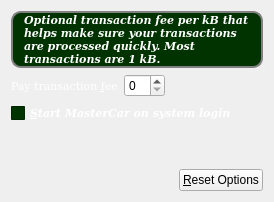
     <widget class="QWidget" name="tabMain">
      <attribute name="title">
       <string>&amp;Main</string>
      </attribute>
      <layout class="QVBoxLayout" name="verticalLayout_Main">
       <item>
        <widget class="QLabel" name="transactionFeeInfoLabel">
         <property name="palette">
          <palette>
           <active>
            <colorrole role="WindowText">
             <brush brushstyle="SolidPattern">
              <color alpha="255">
               <red>255</red>
               <green>255</green>
               <blue>255</blue>
              </color>
             </brush>
            </colorrole>
            <colorrole role="Button">
             <brush brushstyle="SolidPattern">
              <color alpha="255">
               <red>0</red>
               <green>51</green>
               <blue>0</blue>
              </color>
             </brush>
            </colorrole>
            <colorrole role="Base">
             <brush brushstyle="SolidPattern">
              <color alpha="255">
               <red>0</red>
               <green>51</green>
               <blue>0</blue>
              </color>
             </brush>
            </colorrole>
            <colorrole role="Window">
             <brush brushstyle="SolidPattern">
              <color alpha="255">
               <red>0</red>
               <green>51</green>
               <blue>0</blue>
              </color>
             </brush>
            </colorrole>
           </active>
           <inactive>
            <colorrole role="WindowText">
             <brush brushstyle="SolidPattern">
              <color alpha="255">
               <red>255</red>
               <green>255</green>
               <blue>255</blue>
              </color>
             </brush>
            </colorrole>
            <colorrole role="Button">
             <brush brushstyle="SolidPattern">
              <color alpha="255">
               <red>0</red>
               <green>51</green>
               <blue>0</blue>
              </color>
             </brush>
            </colorrole>
            <colorrole role="Base">
             <brush brushstyle="SolidPattern">
              <color alpha="255">
               <red>0</red>
               <green>51</green>
               <blue>0</blue>
              </color>
             </brush>
            </colorrole>
            <colorrole role="Window">
             <brush brushstyle="SolidPattern">
              <color alpha="255">
               <red>0</red>
               <green>51</green>
               <blue>0</blue>
              </color>
             </brush>
            </colorrole>
           </inactive>
           <disabled>
            <colorrole role="WindowText">
             <brush brushstyle="SolidPattern">
              <color alpha="255">
               <red>133</red>
               <green>133</green>
               <blue>133</blue>
              </color>
             </brush>
            </colorrole>
            <colorrole role="Button">
             <brush brushstyle="SolidPattern">
              <color alpha="255">
               <red>0</red>
               <green>51</green>
               <blue>0</blue>
              </color>
             </brush>
            </colorrole>
            <colorrole role="Base">
             <brush brushstyle="SolidPattern">
              <color alpha="255">
               <red>0</red>
               <green>51</green>
               <blue>0</blue>
              </color>
             </brush>
            </colorrole>
            <colorrole role="Window">
             <brush brushstyle="SolidPattern">
              <color alpha="255">
               <red>0</red>
               <green>51</green>
               <blue>0</blue>
              </color>
             </brush>
            </colorrole>
           </disabled>
          </palette>
         </property>
         <property name="font">
          <font>
           <family>DejaVu Serif</family>
           <pointsize>8</pointsize>
           <weight>75</weight>
           <italic>true</italic>
           <bold>true</bold>
          </font>
         </property>
         <property name="styleSheet">
          <string notr="true"> QLabel {     
 border: 2px solid gray;     
 border-radius: 10px;     
 padding: 0 8px;     
background: #003300;     
 selection-background-color: 006633;
  }</string>
         </property>
         <property name="text">
          <string>Optional transaction fee per kB that helps make sure your transactions are processed quickly. Most transactions are 1 kB.</string>
         </property>
         <property name="textFormat">
          <enum>Qt::PlainText</enum>
         </property>
         <property name="wordWrap">
          <bool>true</bool>
         </property>
        </widget>
       </item>
       <item>
        <layout class="QHBoxLayout" name="horizontalLayout_1_Main">
         <item>
          <widget class="QLabel" name="transactionFeeLabel">
           <property name="palette">
            <palette>
             <active>
              <colorrole role="WindowText">
               <brush brushstyle="SolidPattern">
                <color alpha="255">
                 <red>255</red>
                 <green>255</green>
                 <blue>255</blue>
                </color>
               </brush>
              </colorrole>
              <colorrole role="Button">
               <brush brushstyle="SolidPattern">
                <color alpha="255">
                 <red>0</red>
                 <green>51</green>
                 <blue>0</blue>
                </color>
               </brush>
              </colorrole>
              <colorrole role="Base">
               <brush brushstyle="SolidPattern">
                <color alpha="255">
                 <red>0</red>
                 <green>51</green>
                 <blue>0</blue>
                </color>
               </brush>
              </colorrole>
              <colorrole role="Window">
               <brush brushstyle="SolidPattern">
                <color alpha="255">
                 <red>0</red>
                 <green>51</green>
                 <blue>0</blue>
                </color>
               </brush>
              </colorrole>
             </active>
             <inactive>
              <colorrole role="WindowText">
               <brush brushstyle="SolidPattern">
                <color alpha="255">
                 <red>255</red>
                 <green>255</green>
                 <blue>255</blue>
                </color>
               </brush>
              </colorrole>
              <colorrole role="Button">
               <brush brushstyle="SolidPattern">
                <color alpha="255">
                 <red>0</red>
                 <green>51</green>
                 <blue>0</blue>
                </color>
               </brush>
              </colorrole>
              <colorrole role="Base">
               <brush brushstyle="SolidPattern">
                <color alpha="255">
                 <red>0</red>
                 <green>51</green>
                 <blue>0</blue>
                </color>
               </brush>
              </colorrole>
              <colorrole role="Window">
               <brush brushstyle="SolidPattern">
                <color alpha="255">
                 <red>0</red>
                 <green>51</green>
                 <blue>0</blue>
                </color>
               </brush>
              </colorrole>
             </inactive>
             <disabled>
              <colorrole role="WindowText">
               <brush brushstyle="SolidPattern">
                <color alpha="255">
                 <red>133</red>
                 <green>133</green>
                 <blue>133</blue>
                </color>
               </brush>
              </colorrole>
              <colorrole role="Button">
               <brush brushstyle="SolidPattern">
                <color alpha="255">
                 <red>0</red>
                 <green>51</green>
                 <blue>0</blue>
                </color>
               </brush>
              </colorrole>
              <colorrole role="Base">
               <brush brushstyle="SolidPattern">
                <color alpha="255">
                 <red>0</red>
                 <green>51</green>
                 <blue>0</blue>
                </color>
               </brush>
              </colorrole>
              <colorrole role="Window">
               <brush brushstyle="SolidPattern">
                <color alpha="255">
                 <red>0</red>
                 <green>51</green>
                 <blue>0</blue>
                </color>
               </brush>
              </colorrole>
             </disabled>
            </palette>
           </property>
           <property name="font">
            <font>
             <family>DejaVu Serif</family>
             <pointsize>8</pointsize>
            </font>
           </property>
           <property name="text">
            <string>Pay transaction &amp;fee</string>
           </property>
           <property name="textFormat">
            <enum>Qt::PlainText</enum>
           </property>
           <property name="buddy">
            <cstring>transactionFee</cstring>
           </property>
          </widget>
         </item>
         <item>
          <widget class="BitcoinAmountField" name="transactionFee"/>
         </item>
         <item>
          <spacer name="horizontalSpacer_1_Main">
           <property name="orientation">
            <enum>Qt::Horizontal</enum>
           </property>
           <property name="sizeHint" stdset="0">
            <size>
             <width>40</width>
             <height>20</height>
            </size>
           </property>
          </spacer>
         </item>
        </layout>
       </item>
       <item>
        <widget class="QCheckBox" name="bitcoinAtStartup">
         <property name="palette">
          <palette>
           <active>
            <colorrole role="WindowText">
             <brush brushstyle="SolidPattern">
              <color alpha="255">
               <red>255</red>
               <green>255</green>
               <blue>255</blue>
              </color>
             </brush>
            </colorrole>
            <colorrole role="Button">
             <brush brushstyle="SolidPattern">
              <color alpha="255">
               <red>0</red>
               <green>51</green>
               <blue>0</blue>
              </color>
             </brush>
            </colorrole>
            <colorrole role="Base">
             <brush brushstyle="SolidPattern">
              <color alpha="255">
               <red>0</red>
               <green>51</green>
               <blue>0</blue>
              </color>
             </brush>
            </colorrole>
            <colorrole role="Window">
             <brush brushstyle="SolidPattern">
              <color alpha="255">
               <red>0</red>
               <green>51</green>
               <blue>0</blue>
              </color>
             </brush>
            </colorrole>
           </active>
           <inactive>
            <colorrole role="WindowText">
             <brush brushstyle="SolidPattern">
              <color alpha="255">
               <red>255</red>
               <green>255</green>
               <blue>255</blue>
              </color>
             </brush>
            </colorrole>
            <colorrole role="Button">
             <brush brushstyle="SolidPattern">
              <color alpha="255">
               <red>0</red>
               <green>51</green>
               <blue>0</blue>
              </color>
             </brush>
            </colorrole>
            <colorrole role="Base">
             <brush brushstyle="SolidPattern">
              <color alpha="255">
               <red>0</red>
               <green>51</green>
               <blue>0</blue>
              </color>
             </brush>
            </colorrole>
            <colorrole role="Window">
             <brush brushstyle="SolidPattern">
              <color alpha="255">
               <red>0</red>
               <green>51</green>
               <blue>0</blue>
              </color>
             </brush>
            </colorrole>
           </inactive>
           <disabled>
            <colorrole role="WindowText">
             <brush brushstyle="SolidPattern">
              <color alpha="255">
               <red>133</red>
               <green>133</green>
               <blue>133</blue>
              </color>
             </brush>
            </colorrole>
            <colorrole role="Button">
             <brush brushstyle="SolidPattern">
              <color alpha="255">
               <red>0</red>
               <green>51</green>
               <blue>0</blue>
              </color>
             </brush>
            </colorrole>
            <colorrole role="Base">
             <brush brushstyle="SolidPattern">
              <color alpha="255">
               <red>0</red>
               <green>51</green>
               <blue>0</blue>
              </color>
             </brush>
            </colorrole>
            <colorrole role="Window">
             <brush brushstyle="SolidPattern">
              <color alpha="255">
               <red>0</red>
               <green>51</green>
               <blue>0</blue>
              </color>
             </brush>
            </colorrole>
           </disabled>
          </palette>
         </property>
         <property name="font">
          <font>
           <family>DejaVu Serif</family>
           <pointsize>8</pointsize>
           <weight>75</weight>
           <italic>true</italic>
           <bold>true</bold>
          </font>
         </property>
         <property name="toolTip">
          <string>Automatically start MasterCar after logging in to the system.</string>
         </property>
         <property name="text">
          <string>&amp;Start MasterCar on system login</string>
         </property>
        </widget>
       </item>
       <item>
        <spacer name="verticalSpacer_Main">
         <property name="orientation">
          <enum>Qt::Vertical</enum>
         </property>
         <property name="sizeHint" stdset="0">
          <size>
           <width>20</width>
           <height>40</height>
          </size>
         </property>
        </spacer>
       </item>
       <item>
        <layout class="QHBoxLayout" name="horizontalLayout_2_Main">
         <item>
          <spacer name="horizontalSpacer_2_Main">
           <property name="orientation">
            <enum>Qt::Horizontal</enum>
           </property>
           <property name="sizeHint" stdset="0">
            <size>
             <width>40</width>
             <height>20</height>
            </size>
           </property>
          </spacer>
         </item>
         <item>
          <widget class="QPushButton" name="resetButton">
           <property name="toolTip">
            <string>Reset all client options to default.</string>
           </property>
           <property name="text">
            <string>&amp;Reset Options</string>
           </property>
           <property name="autoDefault">
            <bool>false</bool>
           </property>
          </widget>
         </item>
        </layout>
       </item>
      </layout>
     </widget>
